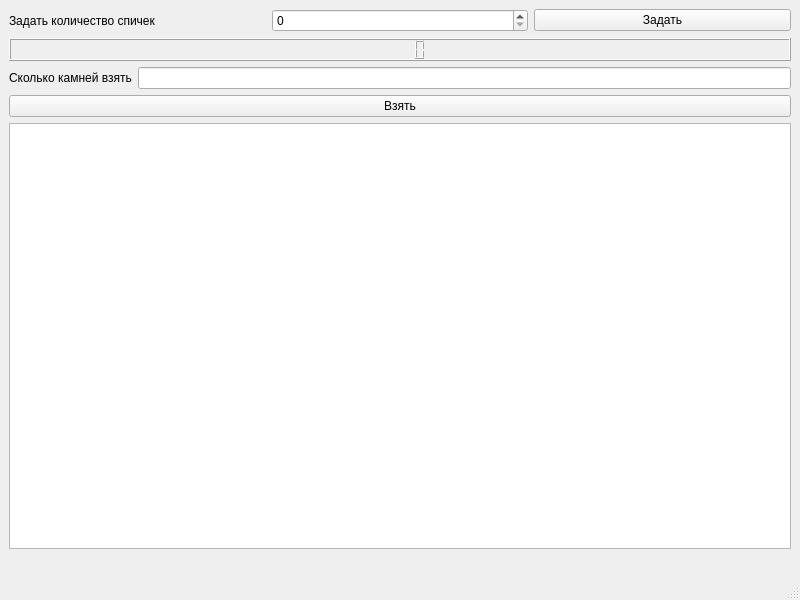
<?xml version="1.0" encoding="UTF-8"?>
<ui version="4.0">
 <class>MainWindow</class>
 <widget class="QMainWindow" name="MainWindow">
  <property name="geometry">
   <rect>
    <x>0</x>
    <y>0</y>
    <width>800</width>
    <height>600</height>
   </rect>
  </property>
  <property name="windowTitle">
   <string>MainWindow</string>
  </property>
  <widget class="QWidget" name="centralwidget">
   <layout class="QVBoxLayout" name="verticalLayout">
    <item>
     <layout class="QHBoxLayout" name="horizontalLayout">
      <item>
       <widget class="QLabel" name="label">
        <property name="text">
         <string>Задать количество спичек</string>
        </property>
       </widget>
      </item>
      <item>
       <widget class="QSpinBox" name="spinBox"/>
      </item>
      <item>
       <widget class="QPushButton" name="pushButton">
        <property name="text">
         <string>Задать</string>
        </property>
       </widget>
      </item>
     </layout>
    </item>
    <item>
     <widget class="QLCDNumber" name="lcdNumber"/>
    </item>
    <item>
     <layout class="QHBoxLayout" name="horizontalLayout_2">
      <item>
       <widget class="QLabel" name="label_2">
        <property name="text">
         <string>Сколько камней взять</string>
        </property>
       </widget>
      </item>
      <item>
       <widget class="QLineEdit" name="lineEdit"/>
      </item>
     </layout>
    </item>
    <item>
     <widget class="QPushButton" name="pushButton_2">
      <property name="text">
       <string>Взять</string>
      </property>
     </widget>
    </item>
    <item>
     <widget class="QTextEdit" name="textEdit"/>
    </item>
    <item>
     <widget class="QLabel" name="label_3">
      <property name="text">
       <string/>
      </property>
     </widget>
    </item>
   </layout>
  </widget>
  <widget class="QMenuBar" name="menubar">
   <property name="geometry">
    <rect>
     <x>0</x>
     <y>0</y>
     <width>800</width>
     <height>22</height>
    </rect>
   </property>
  </widget>
  <widget class="QStatusBar" name="statusbar"/>
 </widget>
 <resources/>
 <connections/>
</ui>
